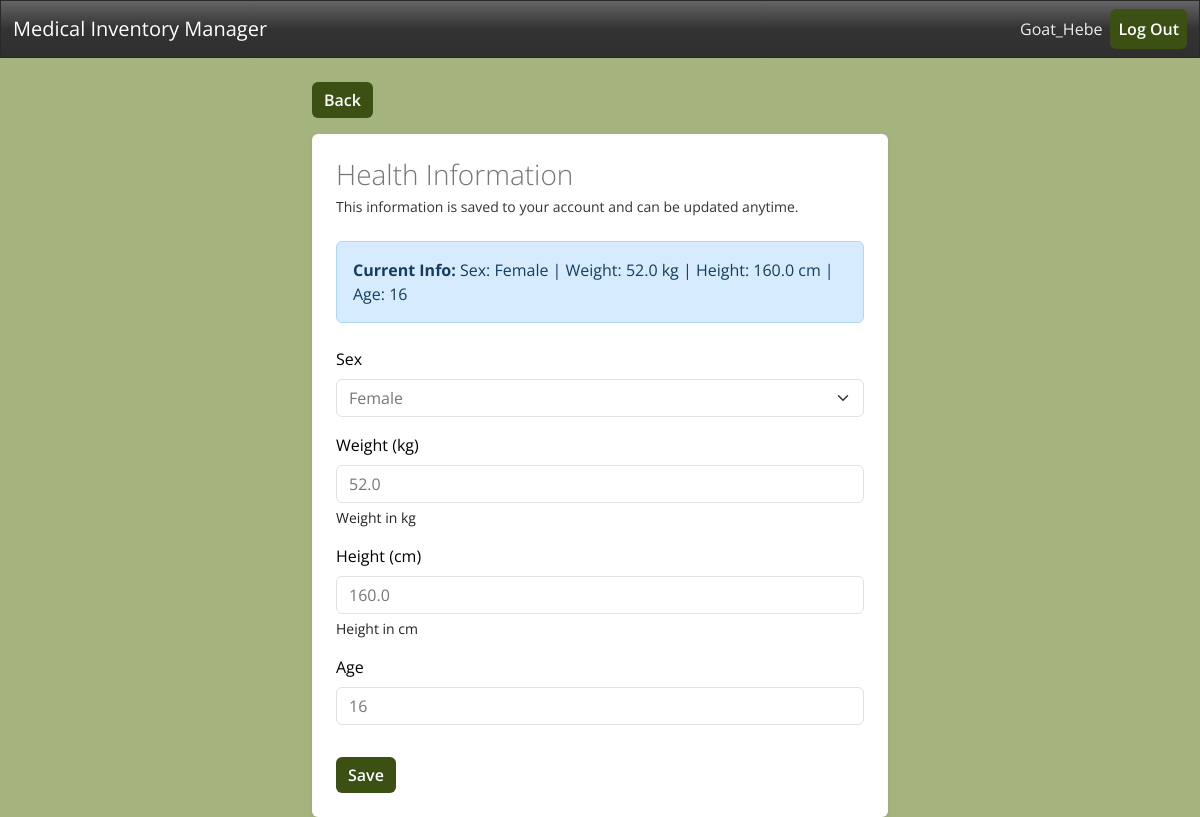
/information/ (signed in), run on an earlier commit of the app's database.
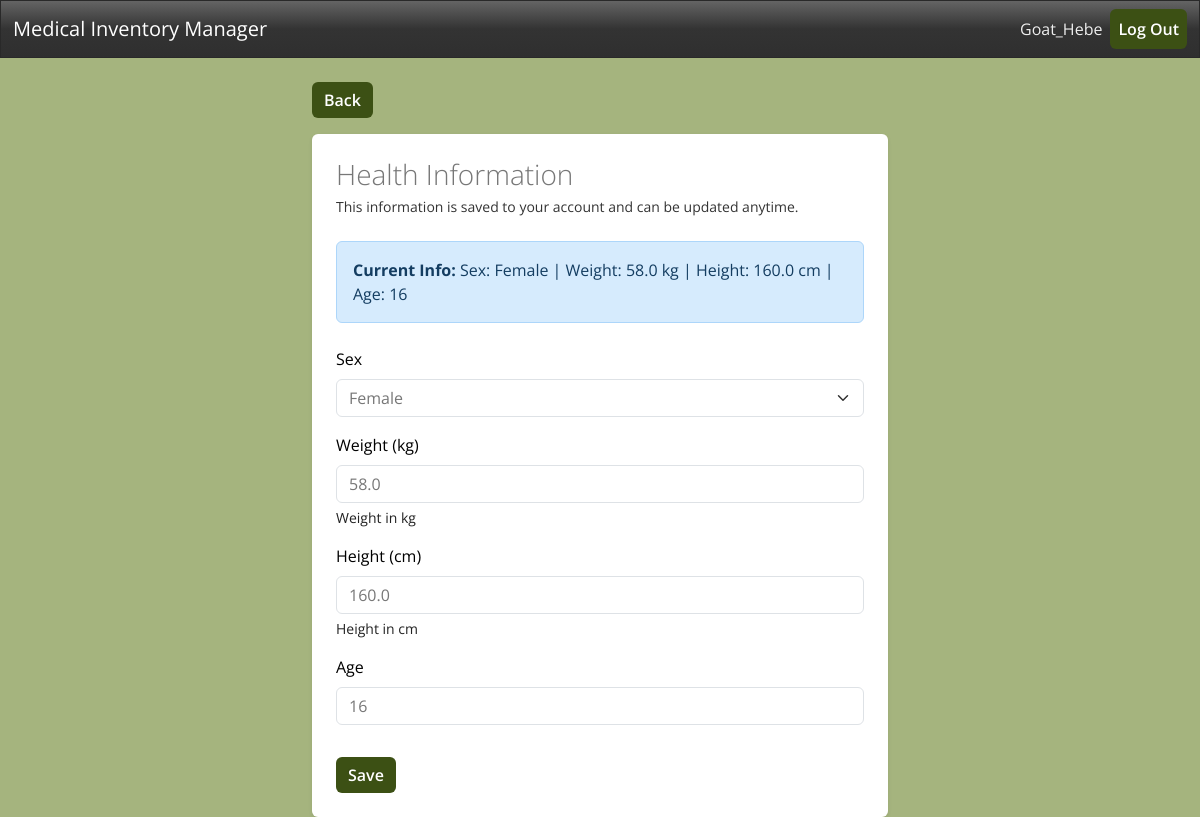
And on a later commit of the database.
### inventory/models.py (models this page shows, shortened)
class Profile(models.Model):
    SEX_CHOICES = [
        ('M', 'Male'),
        ('F', 'Female'),
    ]
    user = models.OneToOneField(User, on_delete=models.CASCADE)
    photo = models.ImageField(blank=True, upload_to='known_people')
    bio = models.TextField(blank=True)
    created = models.DateTimeField(auto_now_add=True)
    sex = models.CharField(max_length=1, choices=SEX_CHOICES, blank=True, null=True)
    weight = models.FloatField(blank=True, null=True, help_text='Weight in kg')
    height = models.FloatField(blank=True, null=True, help_text='Height in cm')
    age = models.IntegerField(blank=True, null=True)

### inventory/views.py (the view)
# urls.py: path('information/', information_view, name='information-page'),
@login_required
def information_view(request):
    profile, created = Profile.objects.get_or_create(user=request.user)
    if request.method == 'POST':
        form = HealthInfoForm(request.POST, instance=profile)
        if form.is_valid():
            form.save()
            return redirect('information-page')
    else:
        form = HealthInfoForm(instance=profile)
    return render(request, 'inventory/information.html', {'form': form, 'profile': profile})

### inventory/forms.py
class HealthInfoForm(forms.ModelForm):
    class Meta:
        model = Profile
        fields = ['sex', 'weight', 'height', 'age']
        widgets = {
            'sex': forms.Select(attrs={'class': 'form-control'}),
            'weight': forms.NumberInput(attrs={'class': 'form-control', 'placeholder': 'Weight in kg'}),
            'height': forms.NumberInput(attrs={'class': 'form-control', 'placeholder': 'Height in cm'}),
            'age': forms.NumberInput(attrs={'class': 'form-control', 'placeholder': 'Age'}),
        }
        labels = {
            'sex': 'Sex',
            'weight': 'Weight (kg)',
            'height': 'Height (cm)',
            'age': 'Age',
        }

### inventory/templates/inventory/information.html (shortened to what this page needs)
{% extends 'inventory/base.html' %}
{% load crispy_forms_tags %}
{% block content %}
<div class="container mt-4" style="max-width: 600px;">
    <a href="{% url 'index' %}" class="btn btn-outline-primary mb-3">Back</a>
    <div class="card shadow-sm border-0">
        <div class="card-body p-4">
            <h3 class="fw-light mb-1">Health Information</h3>
            <p class="text-muted small mb-4">This information is saved to your account and can be updated anytime.</p>
            {% if profile.sex or profile.weight or profile.height or profile.age %}
            <div class="alert alert-info mb-4">
                <strong>Current Info:</strong>
                Sex: {{ profile.get_sex_display|default:"Not set" }} |
                Weight: {{ profile.weight|default:"Not set" }} kg |
                Height: {{ profile.height|default:"Not set" }} cm |
                Age: {{ profile.age|default:"Not set" }}
            </div>
            {% endif %}
            <form method="post">
                {{ form|crispy }}
                <button type="submit" class="btn btn-primary mt-3">Save</button>
            </form>
        </div>
    </div>
</div>
{% endblock content %}

What changed in the data, as far as the page shows it:
changed Profile "Female": weight "52.0" → "58.0"
